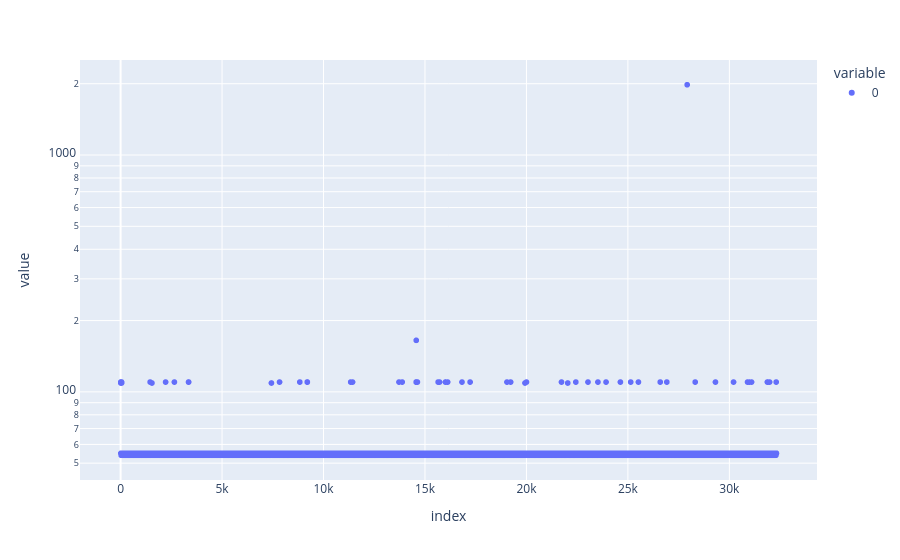

The notebook cell saved with this chart:
### Code cell
def interpolate_timestamps(
    samples: list[GPSSample], cs: CoordinateSystem
) -> np.ndarray:
    rough_timings = np.array(
        [np.nan]
        + [
            cs.distance(ps, ss) / (ps.full_speed + ss.full_speed) * 2
            for ps, ss in zip(samples[:-1], samples[1:])
        ]
    )

    median = np.nanmedian(rough_timings)

    # fig = px.scatter(rough_timings, log_y=True)
    # fig.add_hline(median)
    # fig

    di = (rough_timings / median).round()
    di[np.isnan(di)] = 0

    # px.scatter(di, log_y=True)

    boundaries = np.concat([np.arange(len(di))[di > 3], [len(di)]])
    segments = [
        (int(b), int(e)) for b, e in zip(boundaries + 1, boundaries[1:]) if e - b > 10
    ]
    segments

    ts = np.array([s.timestamp_ms for s in samples])

    for b, e in segments:
        total_shift = di[b + 1 : e].sum()
        t0, tn = samples[b].timestamp_ms, samples[e - 1].timestamp_ms
        ts[b:e] = (
            np.concat([[0], np.cumsum(di[b + 1 : e])]) * (tn - t0) / total_shift + t0
        ).astype(int)

    return ts


ts = interpolate_timestamps([s for s, _ in samples], cs)
px.scatter(ts[1:] - ts[:-1], log_y=True)

### Figure 1 — Plotly figure (JSON) as saved in the notebook; plotly's stock layout.template omitted (floating-point values rounded to 4 significant figures; data arrays with more than 128 entries replaced by an {"elided": "..."} marker saying what was removed)
{"data": [{"hovertemplate": "variable=0<br>index=%{x}<br>value=%{y}<extra></extra>", "legendgroup": "0", "marker": {"color": "#636efa", "symbol": "circle"}, "mode": "markers", "name": "0", "showlegend": true, "type": "scattergl", "x": {"elided": "32319 int values"}, "xaxis": "x", "y": {"elided": "32319 int values"}, "yaxis": "y"}], "layout": {"legend": {"title": {"text": "variable"}, "tracegroupgap": 0}, "margin": {"t": 60}, "xaxis": {"anchor": "y", "domain": [0, 1], "title": {"text": "index"}}, "yaxis": {"anchor": "x", "domain": [0, 1], "title": {"text": "value"}, "type": "log"}}}
